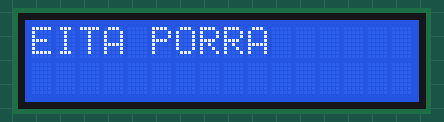
A sketch run on a simulated Arduino Uno, built with avr-gcc and run on an emulated ATmega328P. Shown: 16×2 character LCD.

Above: at 0.1 s.

The sketch:

arduino_shield_lcd_blink.ino
```cpp
#include <LiquidCrystal.h> //INCLUSÃO DE BIBLIOTECA

LiquidCrystal lcd(8, 9, 4, 5, 6, 7); //PORTAS DO ARDUINO QUE SÃO UTILIZADAS PELO SHIELD KEYPAD DISPLAY LCD

void cleanLcd(){
  lcd.setCursor(0,0);

}

void setup(){
 lcd.begin(16,2); //SETA A QUANTIDADE DE COLUNAS(16) E O NÚMERO DE LINHAS(2) DO DISPLAY. EM SUMA: UMA MATRIZ DE 16 COLUNAS E 2 LINHAS
}

void loop(){
  // Turn on the blinking cursor:
  lcd.print("EITA PORRA");
  delay(15000);
  lcd.noDisplay();

}
```
